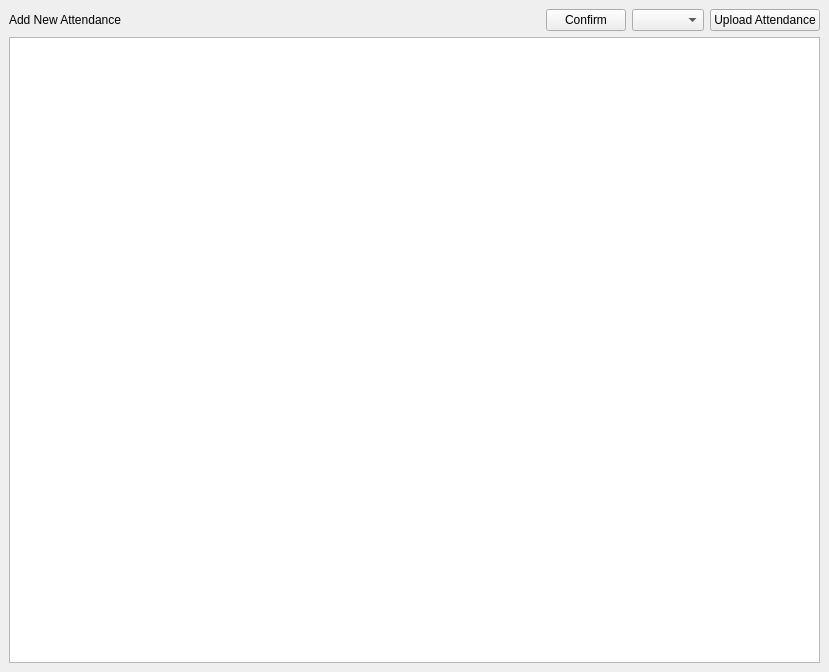
<?xml version="1.0" encoding="UTF-8"?>
<ui version="4.0">
 <class>AddAttendanceWindow</class>
 <widget class="QMainWindow" name="AddAttendanceWindow">
  <property name="geometry">
   <rect>
    <x>0</x>
    <y>0</y>
    <width>829</width>
    <height>672</height>
   </rect>
  </property>
  <property name="windowTitle">
   <string>MainWindow</string>
  </property>
  <widget class="QWidget" name="centralwidget">
   <layout class="QHBoxLayout" name="horizontalLayout">
    <item>
     <layout class="QVBoxLayout" name="mainLayout" stretch="3,7">
      <item>
       <layout class="QHBoxLayout" name="titleLayout">
        <item>
         <widget class="QLabel" name="label">
          <property name="text">
           <string>Add New Attendance</string>
          </property>
         </widget>
        </item>
        <item>
         <spacer name="horizontalSpacer">
          <property name="orientation">
           <enum>Qt::Horizontal</enum>
          </property>
          <property name="sizeHint" stdset="0">
           <size>
            <width>40</width>
            <height>20</height>
           </size>
          </property>
         </spacer>
        </item>
        <item>
         <widget class="QPushButton" name="confirmButton">
          <property name="text">
           <string>Confirm</string>
          </property>
         </widget>
        </item>
        <item>
         <widget class="QComboBox" name="dateField"/>
        </item>
        <item>
         <widget class="QPushButton" name="uploadButton">
          <property name="text">
           <string>Upload Attendance</string>
          </property>
         </widget>
        </item>
       </layout>
      </item>
      <item>
       <layout class="QHBoxLayout" name="tableLayout">
        <item>
         <widget class="QTableView" name="tableView"/>
        </item>
       </layout>
      </item>
     </layout>
    </item>
   </layout>
  </widget>
 </widget>
 <resources/>
 <connections/>
</ui>
